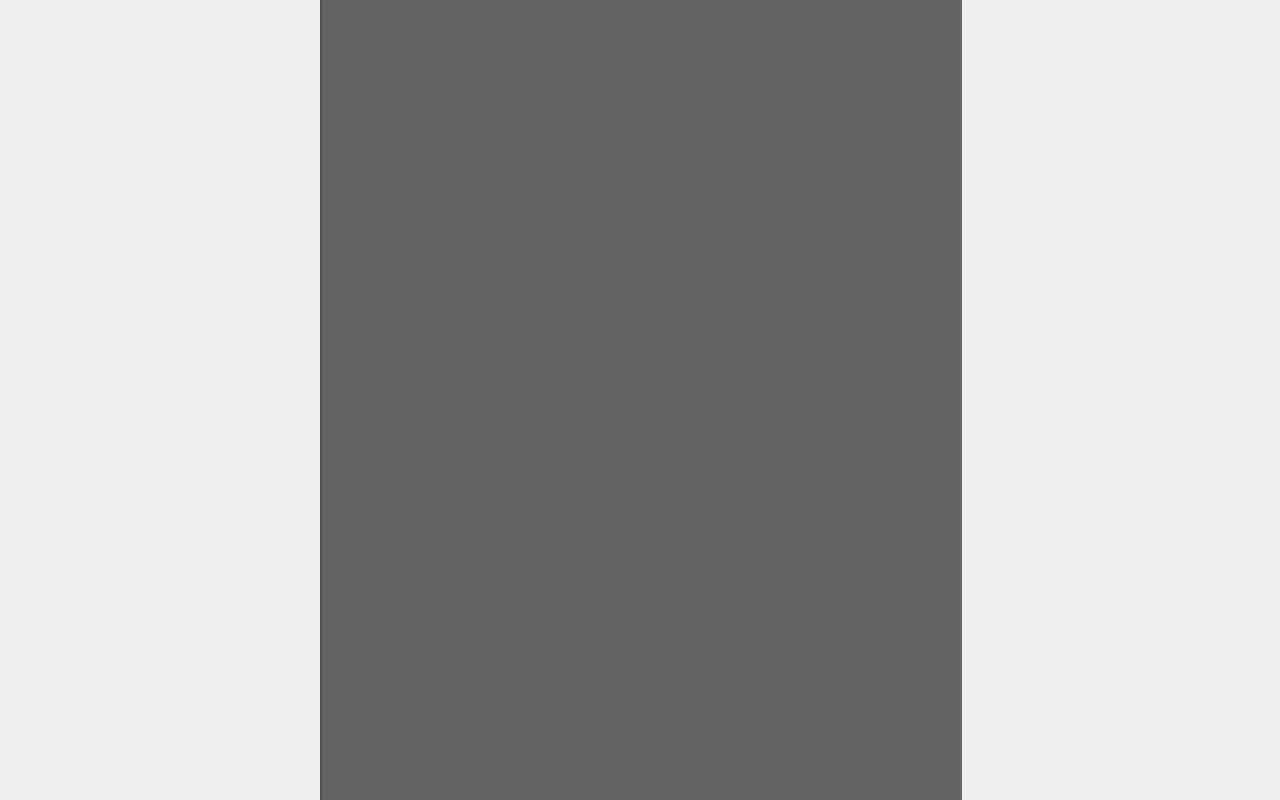
<?xml version="1.0" encoding="UTF-8"?>
<ui version="4.0">
 <class>GameWindow</class>
 <widget class="QWidget" name="GameWindow">
  <property name="geometry">
   <rect>
    <x>0</x>
    <y>0</y>
    <width>1280</width>
    <height>800</height>
   </rect>
  </property>
  <property name="windowTitle">
   <string>GameWindow</string>
  </property>
  <property name="styleSheet">
   <string notr="true"/>
  </property>
  <widget class="QLabel" name="judgeLine">
   <property name="geometry">
    <rect>
     <x>320</x>
     <y>650</y>
     <width>640</width>
     <height>50</height>
    </rect>
   </property>
   <property name="styleSheet">
    <string notr="true">background-image: url(:/images/images/judge_line.png);</string>
   </property>
   <property name="text">
    <string/>
   </property>
  </widget>
  <widget class="QLabel" name="laneBackground">
   <property name="geometry">
    <rect>
     <x>320</x>
     <y>0</y>
     <width>640</width>
     <height>800</height>
    </rect>
   </property>
   <property name="styleSheet">
    <string notr="true">background-color: rgba(0, 0, 0, 150);</string>
   </property>
   <property name="text">
    <string/>
   </property>
  </widget>
  <widget class="QLabel" name="sepLine1">
   <property name="geometry">
    <rect>
     <x>320</x>
     <y>0</y>
     <width>2</width>
     <height>800</height>
    </rect>
   </property>
   <property name="styleSheet">
    <string notr="true">background-color: rgba(74, 74, 74, 204);</string>
   </property>
   <property name="text">
    <string/>
   </property>
  </widget>
  <widget class="QLabel" name="sepLine2">
   <property name="geometry">
    <rect>
     <x>960</x>
     <y>0</y>
     <width>2</width>
     <height>800</height>
    </rect>
   </property>
   <property name="styleSheet">
    <string notr="true">background-color: rgba(74, 74, 74, 204);</string>
   </property>
   <property name="text">
    <string/>
   </property>
  </widget>
 </widget>
 <resources/>
 <connections/>
</ui>
